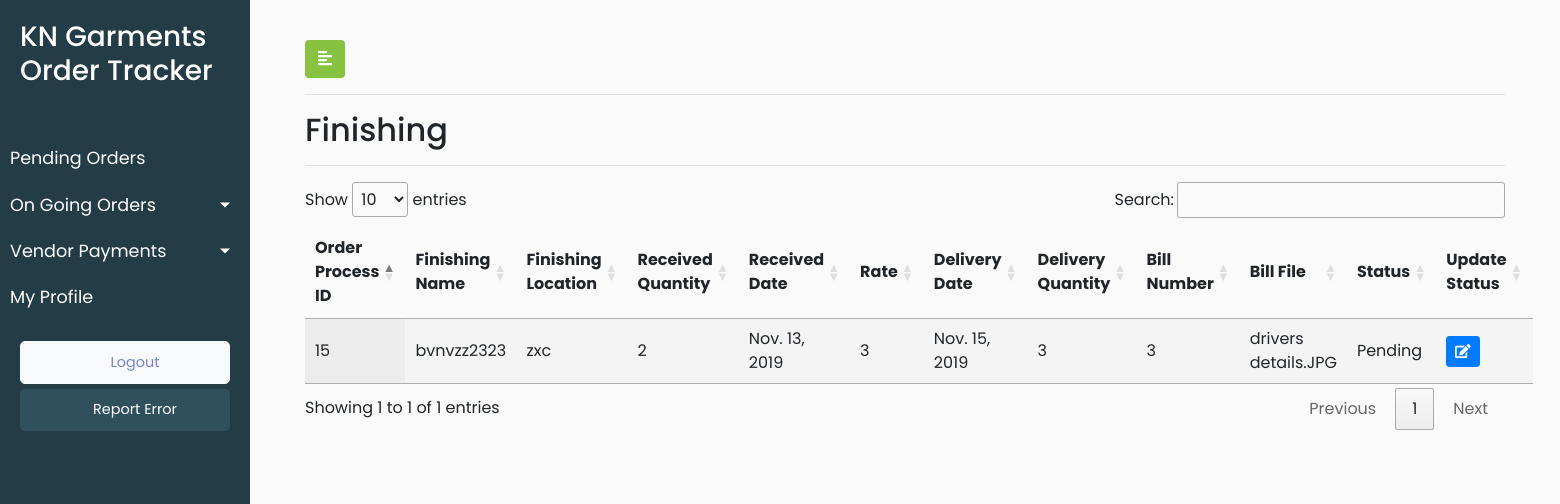
The page /track_order_finishing_order/ (signed in) on the database as committed earlier.
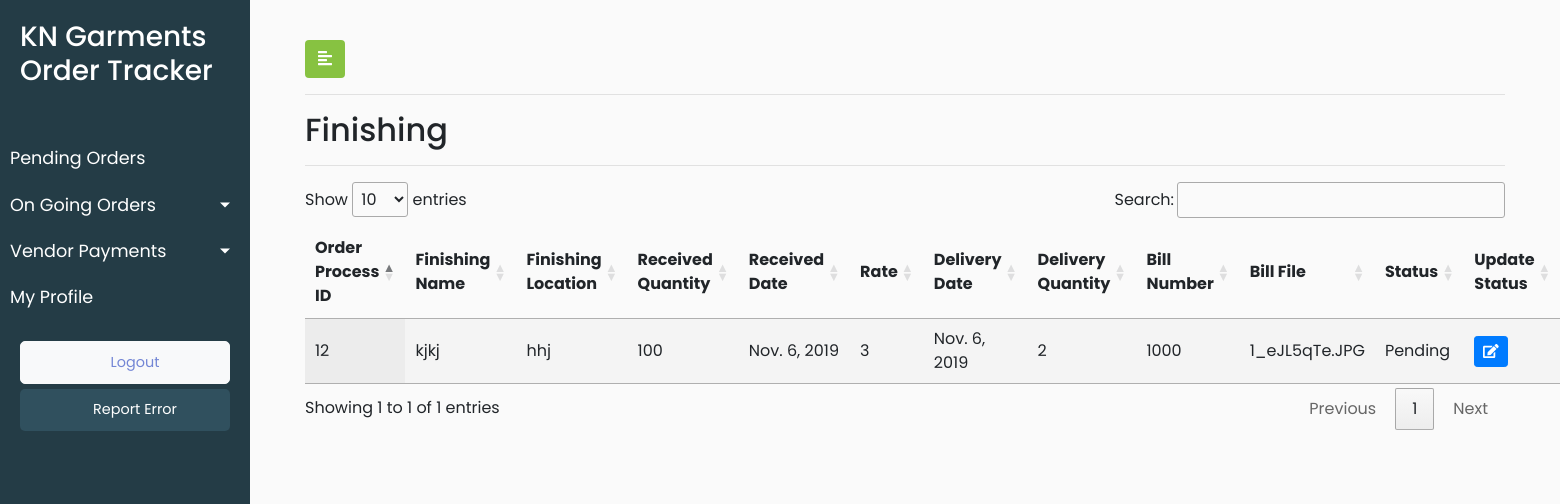
The same page on the database as committed later.
### KNGarment_Order_TrackPro_App/models.py (models this page shows, shortened)
class Process(models.Model):
    Paid = 1
    Pending = 2
    PAYMENT_STATUS=((Paid,'Paid'), (Pending,'Pending'))
    process_vendor_name = models.CharField(max_length=920,blank=True)
    process_vendor_location = models.CharField(max_length=920,blank=True)
    process_received_quantity = models.IntegerField(blank=True,null=True)
    process_received_date = models.DateField(default=timezone.now)
    process_delivery_date = models.DateField(default=timezone.now)
    process_bill_number = models.IntegerField(blank=True,default=0)
    process_bill_file = models.FileField(blank=True)
    process_payment_status = models.PositiveSmallIntegerField(choices=PAYMENT_STATUS,default=Pending,blank=True)
    process_date_of_entry = models.DateTimeField(default=timezone.now)
    process_vendor_id = models.ForeignKey(Vendor, on_delete = models.CASCADE,blank=True)
    process_order_id = models.ForeignKey(Orders, on_delete=models.CASCADE,blank=True)
    process_customuser_id = models.ForeignKey(CustomUser,on_delete=models.CASCADE,default=1)
    objects = InheritanceManager()
    class Meta:
        verbose_name_plural = "Process List"
        verbose_name = "Process"

class Finishing(Process):
    Finishing = 4
    process_type = models.PositiveSmallIntegerField(default=Finishing)
    finishing_rate = models.IntegerField()
    finishing_delivery_quantity = models.IntegerField()
    class Meta:
        verbose_name_plural = "Finishing Orders List"
        verbose_name = "Finishing Order"

class Process(models.Model):
    Paid = 1
    Pending = 2
    PAYMENT_STATUS=((Paid,'Paid'), (Pending,'Pending'))
    process_vendor_name = models.CharField(max_length=920,blank=True)
    process_vendor_location = models.CharField(max_length=920,blank=True)
    process_received_quantity = models.IntegerField(blank=True,null=True)
    process_received_date = models.DateField(default=timezone.now)
    process_delivery_date = models.DateField(default=timezone.now)
    process_bill_number = models.IntegerField(blank=True,default=0)
    process_bill_file = models.FileField(blank=True)
    process_payment_status = models.PositiveSmallIntegerField(choices=PAYMENT_STATUS,default=Pending,blank=True)
    process_date_of_entry = models.DateTimeField(default=timezone.now)
    process_vendor_id = models.ForeignKey(Vendor, on_delete = models.CASCADE,blank=True)
    process_order_id = models.ForeignKey(Orders, on_delete=models.CASCADE,blank=True)
    process_customuser_id = models.ForeignKey(CustomUser,on_delete=models.CASCADE,default=1)
    objects = InheritanceManager()
    class Meta:
        verbose_name_plural = "Process List"
        verbose_name = "Process"

class Orders(models.Model):
    order_order_number = models.CharField(max_length=920)
    order_order_type = models.CharField(max_length=920)
    order_order_brands = models.CharField(max_length=920)
    order_order_style_number = models.CharField(max_length=920)
    order_order_fit = models.CharField(max_length=920)
    order_order_quantity = models.IntegerField()
    order_order_date = models.DateField(default=timezone.now)
    order_delivery_date = models.DateField(default=timezone.now)
    order_order_category = models.CharField(max_length=920)
    order_fit_sample_status = models.CharField(max_length=920)
    order_fit_sample_submitted_date = models.DateField(default=timezone.now)
    order_pps_sample_status = models.CharField(max_length=920)
    order_pps_sample_submitted_date = models.DateField(default=timezone.now)
    order_order_remark = models.CharField(max_length=920,blank=True)
    order_order_date_of_entry = models.DateTimeField(default=timezone.now)
    order_client_id = models.ForeignKey(Client, on_delete = models.CASCADE,default=1)
    def __str__(self):
        return str(self.pk)
    class Meta:
        verbose_name_plural = "Orders List"
        verbose_name = "Order"

### KNGarment_Order_TrackPro_App/views.py (the view)
# urls.py: path('track_order_finishing_order/', views.track_order_finishing_order, name = 'track_order_finishing_order'),
@login_required(login_url='/user_login')
def track_order_finishing_order(request):
    user_role = request.user.user_role
    finishing_order_objects = Finishing.objects.all()
    data = {'finishing_order':finishing_order_objects,'user_role':user_role}
    return render(request,'KNGarment_Order_TrackPro_App/Finishing.html',data)

### KNGarment_Order_TrackPro_App/templates/KNGarment_Order_TrackPro_App/Finishing.html (shortened to what this page needs)
{% extends 'KNGarment_Order_TrackPro_App/base.html' %}
{% load static %}
{% block stylesheets %}
<link rel="stylesheet" href="//cdn.datatables.net/1.10.19/css/jquery.dataTables.min.css">
{% endblock stylesheets %}
{% block content %}
<div id="content">
    <div class="container-fluid">
        <button type="button" id="sidebarCollapse" class="btn" style="background-color: #87c241;color: white">
            <i class="fas fa-align-left"></i>
        </button>
        <hr>
        <h2>Finishing</h2>
        <hr>
        <div>
            <table id="test_table" class="display" style="width:100%">
                <thead>
                    <tr>
                        <th>Order Process ID</th>
                        <th>Finishing Name</th>
                        <th> Finishing Location</th>
                        <th>Received Quantity</th>
                        <th> Received Date</th>
                        <th>Rate</th>
                        <th> Delivery Date</th>
                        <th>Delivery Quantity</th>
                        <th>Bill Number</th>
                        <th>Bill File</th>
                        <th>Status</th>
                        <th>Update Status</th>
                    </tr>
                </thead>
                <tbody>
                    {% for finishing in finishing_order %}
                    <tr>
                        <td><a href="{% url 'KNGarment_Order_TrackPro_App:update_order_detail'%}"> {{finishing.process_order_id}}</a></td>
                        <td>{{finishing.process_vendor_name}}</td>
                        <td>{{finishing.process_vendor_location}}</td>
                        <td>{{finishing.process_received_quantity}}</td>
                        <td>{{finishing.process_received_date}}</td>
                        <td>{{finishing.finishing_rate}}</td>
                        <td>{{finishing.process_delivery_date}}</td>
                        <td>{{finishing.finishing_delivery_quantity}}</td>
                        <td>{{finishing.process_bill_number}}</td>
                        <td>{{finishing.process_bill_file}}</td>
                        <td>
                        {% if finishing.process_payment_status == 1 %}
                        Paid
                        {% else %}
                        Pending
                        {% endif %}
                        </td>
                        <td>
                            <button type="button" class="update-order btn btn-sm btn-primary" data-id="{% url 'KNGarment_Order_TrackPro_App:finishing_order_update' pk=finishing.pk  %}">
                                <span class="fa fa-edit"></span>
                            </button>
                        </td>
                    </tr>
                    {% endfor %}
                </tbody>
            </table>
        </div>
    </div>
</div>
{% endblock content %}

Rows that differ between the two databases and show on the page:
removed Finishing: process_order_id "15", process_vendor_name "bvnvzz2323", process_vendor_location "zxc", process_received_quantity "2", process_received_date "Nov. 13, 2019", finishing_rate "3", process_delivery_date "Nov. 15, 2019", finishing_delivery_quantity "3", process_bill_number "3", process_bill_file "drivers details.JPG"
added Finishing: process_order_id "12", process_vendor_name "kjkj", process_vendor_location "hhj", process_received_quantity "100", process_received_date "Nov. 6, 2019", finishing_rate "3", process_delivery_date "Nov. 6, 2019", finishing_delivery_quantity "2", process_bill_number "1000", process_bill_file "1_eJL5qTe.JPG"
